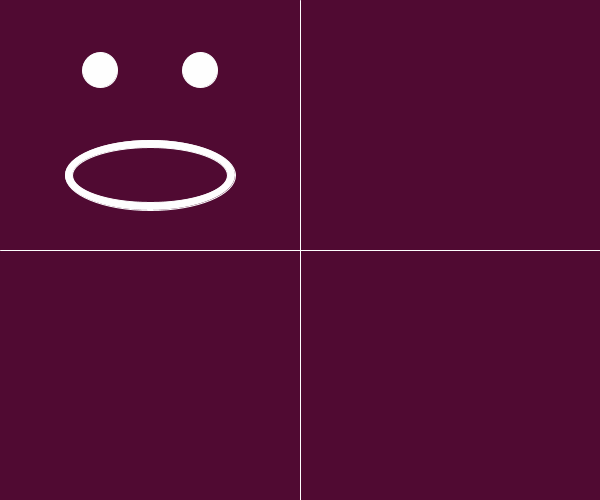
Frame 1 (no input)
Frame 60 (the mouse pressed at the canvas centre just before this capture): identical to frame 1, image omitted
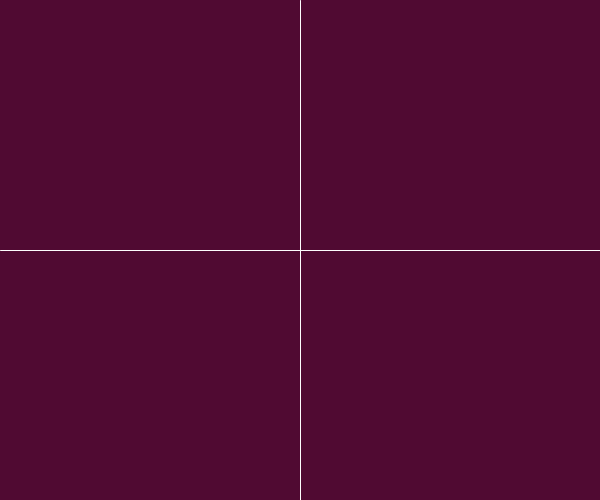
Frame 120 (the mouse held since frame 60 and released just before this capture)

The Processing sketch that drew these frames (run headless with seeded random() and noise(); from frame 60 on, the mouse is pressed at the canvas centre):

// Processing sketch: processing_185889
// ── processing_185889.pde

int eye = 35;
int ws = 300;
int hs = 250;
void setup () {
  size(600, 500);
  smooth();
}

void draw () {
  background(80, 10, 50);
  stroke(254);
  fill(254);
  line(width/2, 0, width/2, height);
  line(0, height/2, width, height/2);
  
 if(mouseX > width/2) {
   
   if(mouseY < height/2) {//TOP RIGHT BOX
  fill(#52C2F7);
  //DRAW Cyan Mouth-Open Happy Face
  //(2 CIRCLES (eyes), custom shape HALF CIRCLE (mouth))
  noStroke();
  ellipse(width/2 +100, 70, eye, eye);
   ellipse(width/2 +200, 70, eye, eye);
   beginShape();
     curveVertex(ws +50, hs -100);
     curveVertex(ws +50, hs -100);
     curveVertex(ws +65, hs -80);
     curveVertex(ws +80, hs -65);
     curveVertex(ws +100, hs -58);
     curveVertex(ws +120, hs -53);
     curveVertex(ws +150, hs -50);
     curveVertex(ws +180, hs -53);
     curveVertex(ws +200, hs -58);
     curveVertex(ws +220, hs -65);
     curveVertex(ws +235, hs -80);
     curveVertex(ws +250, hs -100);
     curveVertex(ws +250, hs -100);
   endShape();
   }
   
   if(mouseY > height/2) {//BOTTOM RIGHT BOX
     //DRAW White  Sad Face (2 CIRCLES (eyes), 
     //1 CURVE(curve vertices facing down for sad))
     ellipse(width/2 + 100, height/2 + 70, eye, eye);
     ellipse(width/2 + 200, height/2 + 70, eye, eye);
     beginShape();
       curveVertex(ws + 50, height -50);
       curveVertex(ws + 50, height -50);
       curveVertex(ws + 65, height -70);
       curveVertex(ws + 80, height -85);
       curveVertex(ws + 100, height -92);
       curveVertex(ws + 120, height -97);
       curveVertex(ws + 150, height -100);
       curveVertex(ws + 180, height -97);
       curveVertex(ws + 200, height -92);
       curveVertex(ws + 220, height -85);
       curveVertex(ws + 235, height -70);
       curveVertex(ws + 250, height -50);
       curveVertex(ws + 250, height -50);
       curveVertex(ws + 235, height -60);
       curveVertex(ws + 220, height -75);
       curveVertex(ws + 200, height -82);
       curveVertex(ws + 180, height -87);
       curveVertex(ws + 150, height -90);
       curveVertex(ws + 120, height -87);
       curveVertex(ws + 100, height -82);
       curveVertex(ws + 80, height -75);
       curveVertex(ws + 65, height -60);
       curveVertex(ws + 50, height -50);
       curveVertex(ws + 50, height -50);
   endShape();
   }
 }
 
 if(mouseX < width/2) { 
   
   if(mouseY < height/2) {//TOP LEFT BOX
    //DRAW White Surprised Face (2 CIRCLES (eyes), 
    //2 circles for surprised mouth (first bigger and white, 
    //second within and background color)
  ellipse(100, 70, eye, eye);
  ellipse(200, 70, eye, eye);
  ellipse(150, 175, 170, 70);
  fill(80, 10, 50);
  ellipse(150, 175, 155, 55);
   }
   
   if(mouseY > height/2) {//BOTTOM LEFT BOX
     noStroke();
     //DRAW Cyan Winking Happy Face (1 CIRCLE & 1 RECTANGLE (eyes), 
     //1 CURVE (curve vertices facing up for happy))
     fill(#52C2F7);
     ellipse(100, height/2 + 70, eye, eye);
     rect(170, height/2 + 68, eye, eye/3);
     beginShape();
       curveVertex(50, height -100);
       curveVertex(50, height -100);
       curveVertex(65, height -80);
       curveVertex(80, height -65);
       curveVertex(100, height -58);
       curveVertex(120, height -53);
       curveVertex(150, height -50);
       curveVertex(180, height -53);
       curveVertex(200, height -58);
       curveVertex(220, height -65);
       curveVertex(235, height -80);
       curveVertex(250, height -100);
       curveVertex(250, height -100);
       curveVertex(235, height -90);
       curveVertex(220, height -75);
       curveVertex(200, height -68);
       curveVertex(180, height -63);
       curveVertex(150, height -60);
       curveVertex(120, height -63);
       curveVertex(100, height -68);
       curveVertex(80, height -75);
       curveVertex(65, height -90);
       curveVertex(50, height -100);
       curveVertex(50, height -100);
   endShape();
   }
 }
}
